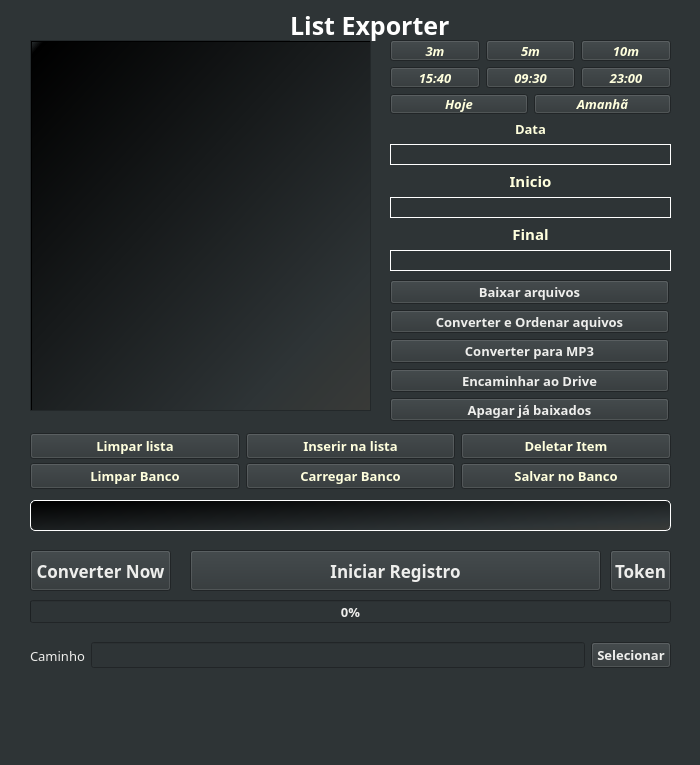
<?xml version="1.0" encoding="UTF-8"?>
<ui version="4.0">
 <class>MainWindow</class>
 <widget class="QMainWindow" name="MainWindow">
  <property name="geometry">
   <rect>
    <x>0</x>
    <y>0</y>
    <width>700</width>
    <height>765</height>
   </rect>
  </property>
  <property name="maximumSize">
   <size>
    <width>16777215</width>
    <height>16777215</height>
   </size>
  </property>
  <property name="windowTitle">
   <string>MainWindow</string>
  </property>
  <property name="windowIcon">
   <iconset>
    <normaloff>../../Área de Trabalho/BE_REMASTER/detetive.png</normaloff>../../Área de Trabalho/BE_REMASTER/detetive.png</iconset>
  </property>
  <property name="styleSheet">
   <string notr="true">background-color: rgb(85, 87, 83);
background-color: rgb(46, 52, 54);</string>
  </property>
  <widget class="QWidget" name="centralwidget">
   <widget class="QScrollArea" name="scrollArea">
    <property name="geometry">
     <rect>
      <x>30</x>
      <y>40</y>
      <width>341</width>
      <height>371</height>
     </rect>
    </property>
    <property name="widgetResizable">
     <bool>true</bool>
    </property>
    <widget class="QWidget" name="scrollAreaWidgetContents">
     <property name="geometry">
      <rect>
       <x>0</x>
       <y>0</y>
       <width>339</width>
       <height>369</height>
      </rect>
     </property>
     <widget class="QListWidget" name="listWidget">
      <property name="geometry">
       <rect>
        <x>0</x>
        <y>0</y>
        <width>341</width>
        <height>371</height>
       </rect>
      </property>
      <property name="font">
       <font>
        <family>Gargi</family>
        <pointsize>10</pointsize>
        <weight>75</weight>
        <italic>true</italic>
        <bold>true</bold>
       </font>
      </property>
      <property name="styleSheet">
       <string notr="true">background-color: qlineargradient(spread:pad, x1:1, y1:1, x2:0, y2:0, stop:0 rgba(57, 58, 55, 255), stop:0.184211 rgba(46, 52, 54, 255), stop:0.98 rgba(0, 0, 0, 255), stop:1 rgba(0, 0, 0, 0));
color: rgb(255, 255, 221);
</string>
      </property>
     </widget>
    </widget>
   </widget>
   <widget class="QWidget" name="horizontalLayoutWidget_2">
    <property name="geometry">
     <rect>
      <x>30</x>
      <y>430</y>
      <width>641</width>
      <height>32</height>
     </rect>
    </property>
    <property name="font">
     <font>
      <family>Chilanka</family>
      <pointsize>10</pointsize>
      <weight>75</weight>
      <italic>false</italic>
      <bold>true</bold>
     </font>
    </property>
    <property name="styleSheet">
     <string notr="true">color: rgb(255, 255, 221);</string>
    </property>
    <layout class="QHBoxLayout" name="horizontalLayout_2">
     <item>
      <widget class="QPushButton" name="btnClean">
       <property name="font">
        <font>
         <family>Chilanka</family>
         <pointsize>10</pointsize>
         <weight>75</weight>
         <italic>false</italic>
         <bold>true</bold>
        </font>
       </property>
       <property name="styleSheet">
        <string notr="true">color: rgb(255, 255, 221);</string>
       </property>
       <property name="text">
        <string>Limpar lista</string>
       </property>
      </widget>
     </item>
     <item>
      <widget class="QPushButton" name="btnInsertList">
       <property name="font">
        <font>
         <family>Chilanka</family>
         <pointsize>10</pointsize>
         <weight>75</weight>
         <italic>false</italic>
         <bold>true</bold>
        </font>
       </property>
       <property name="styleSheet">
        <string notr="true">color: rgb(255, 255, 221);</string>
       </property>
       <property name="text">
        <string>Inserir na lista</string>
       </property>
      </widget>
     </item>
     <item>
      <widget class="QPushButton" name="btnIDelList">
       <property name="font">
        <font>
         <family>Chilanka</family>
         <pointsize>10</pointsize>
         <weight>75</weight>
         <italic>false</italic>
         <bold>true</bold>
        </font>
       </property>
       <property name="styleSheet">
        <string notr="true">color: rgb(255, 255, 221);</string>
       </property>
       <property name="text">
        <string>Deletar Item</string>
       </property>
      </widget>
     </item>
    </layout>
   </widget>
   <widget class="QLabel" name="label_7">
    <property name="geometry">
     <rect>
      <x>290</x>
      <y>10</y>
      <width>161</width>
      <height>31</height>
     </rect>
    </property>
    <property name="font">
     <font>
      <family>Chilanka</family>
      <pointsize>19</pointsize>
      <weight>75</weight>
      <italic>false</italic>
      <bold>true</bold>
     </font>
    </property>
    <property name="styleSheet">
     <string notr="true">color: rgb(255, 255, 255);</string>
    </property>
    <property name="text">
     <string>List Exporter</string>
    </property>
   </widget>
   <widget class="QWidget" name="horizontalLayoutWidget_4">
    <property name="geometry">
     <rect>
      <x>30</x>
      <y>460</y>
      <width>641</width>
      <height>32</height>
     </rect>
    </property>
    <property name="font">
     <font>
      <family>Chilanka</family>
      <pointsize>10</pointsize>
      <weight>75</weight>
      <italic>false</italic>
      <bold>true</bold>
     </font>
    </property>
    <property name="styleSheet">
     <string notr="true">color: rgb(255, 255, 221);</string>
    </property>
    <layout class="QHBoxLayout" name="horizontalLayout_4">
     <item>
      <widget class="QPushButton" name="btnClearBank">
       <property name="font">
        <font>
         <family>Chilanka</family>
         <pointsize>10</pointsize>
         <weight>75</weight>
         <italic>false</italic>
         <bold>true</bold>
        </font>
       </property>
       <property name="styleSheet">
        <string notr="true">color: rgb(255, 255, 221);</string>
       </property>
       <property name="text">
        <string>Limpar Banco</string>
       </property>
      </widget>
     </item>
     <item>
      <widget class="QPushButton" name="btnListPush">
       <property name="font">
        <font>
         <family>Chilanka</family>
         <pointsize>10</pointsize>
         <weight>75</weight>
         <italic>false</italic>
         <bold>true</bold>
        </font>
       </property>
       <property name="styleSheet">
        <string notr="true">color: rgb(255, 255, 221);</string>
       </property>
       <property name="text">
        <string>Carregar Banco</string>
       </property>
      </widget>
     </item>
     <item>
      <widget class="QPushButton" name="btnListSave">
       <property name="font">
        <font>
         <family>Chilanka</family>
         <pointsize>10</pointsize>
         <weight>75</weight>
         <italic>false</italic>
         <bold>true</bold>
        </font>
       </property>
       <property name="styleSheet">
        <string notr="true">color: rgb(255, 255, 221);</string>
       </property>
       <property name="text">
        <string>Salvar no Banco</string>
       </property>
      </widget>
     </item>
    </layout>
   </widget>
   <widget class="QWidget" name="verticalLayoutWidget">
    <property name="geometry">
     <rect>
      <x>390</x>
      <y>40</y>
      <width>281</width>
      <height>231</height>
     </rect>
    </property>
    <property name="font">
     <font>
      <family>Chilanka</family>
      <pointsize>10</pointsize>
      <italic>false</italic>
     </font>
    </property>
    <layout class="QVBoxLayout" name="verticalLayout">
     <item>
      <layout class="QHBoxLayout" name="horizontalLayout_6">
       <item>
        <widget class="QPushButton" name="btn3m2">
         <property name="font">
          <font>
           <family>Chilanka</family>
           <pointsize>10</pointsize>
           <weight>75</weight>
           <italic>true</italic>
           <bold>true</bold>
          </font>
         </property>
         <property name="styleSheet">
          <string notr="true">color: rgb(255, 255, 221);</string>
         </property>
         <property name="text">
          <string>3m</string>
         </property>
        </widget>
       </item>
       <item>
        <widget class="QPushButton" name="btn5m2">
         <property name="font">
          <font>
           <family>Chilanka</family>
           <pointsize>10</pointsize>
           <weight>75</weight>
           <italic>true</italic>
           <bold>true</bold>
          </font>
         </property>
         <property name="styleSheet">
          <string notr="true">color: rgb(255, 255, 221);</string>
         </property>
         <property name="text">
          <string>5m</string>
         </property>
        </widget>
       </item>
       <item>
        <widget class="QPushButton" name="btn10m2">
         <property name="font">
          <font>
           <family>Chilanka</family>
           <pointsize>10</pointsize>
           <weight>75</weight>
           <italic>true</italic>
           <bold>true</bold>
          </font>
         </property>
         <property name="styleSheet">
          <string notr="true">color: rgb(255, 255, 221);</string>
         </property>
         <property name="text">
          <string>10m</string>
         </property>
        </widget>
       </item>
      </layout>
     </item>
     <item>
      <layout class="QHBoxLayout" name="horizontalLayout_3">
       <item>
        <widget class="QPushButton" name="btn15402">
         <property name="font">
          <font>
           <family>Chilanka</family>
           <pointsize>10</pointsize>
           <weight>75</weight>
           <italic>true</italic>
           <bold>true</bold>
          </font>
         </property>
         <property name="styleSheet">
          <string notr="true">color: rgb(255, 255, 221);</string>
         </property>
         <property name="text">
          <string>15:40</string>
         </property>
        </widget>
       </item>
       <item>
        <widget class="QPushButton" name="btn90302">
         <property name="font">
          <font>
           <family>Chilanka</family>
           <pointsize>10</pointsize>
           <weight>75</weight>
           <italic>true</italic>
           <bold>true</bold>
          </font>
         </property>
         <property name="styleSheet">
          <string notr="true">color: rgb(255, 255, 221);</string>
         </property>
         <property name="text">
          <string>09:30</string>
         </property>
        </widget>
       </item>
       <item>
        <widget class="QPushButton" name="btn23002">
         <property name="font">
          <font>
           <family>Chilanka</family>
           <pointsize>10</pointsize>
           <weight>75</weight>
           <italic>true</italic>
           <bold>true</bold>
          </font>
         </property>
         <property name="styleSheet">
          <string notr="true">color: rgb(255, 255, 221);</string>
         </property>
         <property name="text">
          <string>23:00</string>
         </property>
        </widget>
       </item>
      </layout>
     </item>
     <item>
      <layout class="QHBoxLayout" name="horizontalLayout">
       <item>
        <widget class="QPushButton" name="bntHoje2">
         <property name="font">
          <font>
           <family>Chilanka</family>
           <pointsize>10</pointsize>
           <weight>75</weight>
           <italic>true</italic>
           <bold>true</bold>
          </font>
         </property>
         <property name="styleSheet">
          <string notr="true">color: rgb(255, 255, 221);</string>
         </property>
         <property name="text">
          <string>Hoje</string>
         </property>
        </widget>
       </item>
       <item>
        <widget class="QPushButton" name="btnAma2">
         <property name="font">
          <font>
           <family>Chilanka</family>
           <pointsize>10</pointsize>
           <weight>75</weight>
           <italic>true</italic>
           <bold>true</bold>
          </font>
         </property>
         <property name="styleSheet">
          <string notr="true">color: rgb(255, 255, 221);</string>
         </property>
         <property name="text">
          <string>Amanhã</string>
         </property>
        </widget>
       </item>
      </layout>
     </item>
     <item>
      <widget class="QLabel" name="label">
       <property name="font">
        <font>
         <family>Chilanka</family>
         <pointsize>10</pointsize>
         <weight>75</weight>
         <italic>false</italic>
         <bold>true</bold>
        </font>
       </property>
       <property name="styleSheet">
        <string notr="true">color: rgb(255, 255, 221);</string>
       </property>
       <property name="text">
        <string>Data</string>
       </property>
       <property name="alignment">
        <set>Qt::AlignCenter</set>
       </property>
      </widget>
     </item>
     <item>
      <widget class="QLineEdit" name="inputData2">
       <property name="font">
        <font>
         <family>Chilanka</family>
         <pointsize>10</pointsize>
         <weight>75</weight>
         <italic>false</italic>
         <bold>true</bold>
        </font>
       </property>
       <property name="styleSheet">
        <string notr="true">color: rgb(255, 255, 221);
border-color: rgb(238, 238, 236);
text-align: center;
border: 1px solid white;</string>
       </property>
       <property name="alignment">
        <set>Qt::AlignCenter</set>
       </property>
      </widget>
     </item>
     <item>
      <widget class="QLabel" name="label_6">
       <property name="font">
        <font>
         <family>Chilanka</family>
         <pointsize>11</pointsize>
         <weight>75</weight>
         <italic>false</italic>
         <bold>true</bold>
        </font>
       </property>
       <property name="styleSheet">
        <string notr="true">color: rgb(255, 255, 221);</string>
       </property>
       <property name="text">
        <string>Inicio</string>
       </property>
       <property name="alignment">
        <set>Qt::AlignCenter</set>
       </property>
      </widget>
     </item>
     <item>
      <widget class="QLineEdit" name="inputInit2">
       <property name="font">
        <font>
         <family>Chilanka</family>
         <pointsize>10</pointsize>
         <weight>75</weight>
         <italic>false</italic>
         <bold>true</bold>
        </font>
       </property>
       <property name="styleSheet">
        <string notr="true">color: rgb(255, 255, 221);
text-align: center;
border: 1px solid white;</string>
       </property>
       <property name="alignment">
        <set>Qt::AlignCenter</set>
       </property>
      </widget>
     </item>
     <item>
      <widget class="QLabel" name="label_2">
       <property name="font">
        <font>
         <family>Chilanka</family>
         <pointsize>11</pointsize>
         <weight>75</weight>
         <italic>false</italic>
         <bold>true</bold>
        </font>
       </property>
       <property name="styleSheet">
        <string notr="true">color: rgb(255, 255, 221);</string>
       </property>
       <property name="text">
        <string>Final</string>
       </property>
       <property name="alignment">
        <set>Qt::AlignCenter</set>
       </property>
      </widget>
     </item>
     <item>
      <widget class="QLineEdit" name="inputF2">
       <property name="font">
        <font>
         <family>Chilanka</family>
         <pointsize>10</pointsize>
         <weight>75</weight>
         <italic>false</italic>
         <bold>true</bold>
        </font>
       </property>
       <property name="styleSheet">
        <string notr="true">color: rgb(255, 255, 221);
text-align: center;
border: 1px solid white;</string>
       </property>
       <property name="alignment">
        <set>Qt::AlignCenter</set>
       </property>
      </widget>
     </item>
    </layout>
   </widget>
   <widget class="QLabel" name="labelSaida">
    <property name="geometry">
     <rect>
      <x>30</x>
      <y>500</y>
      <width>641</width>
      <height>31</height>
     </rect>
    </property>
    <property name="font">
     <font>
      <family>Chilanka</family>
      <pointsize>13</pointsize>
      <weight>75</weight>
      <italic>false</italic>
      <bold>true</bold>
     </font>
    </property>
    <property name="cursor">
     <cursorShape>ArrowCursor</cursorShape>
    </property>
    <property name="focusPolicy">
     <enum>Qt::StrongFocus</enum>
    </property>
    <property name="autoFillBackground">
     <bool>false</bool>
    </property>
    <property name="styleSheet">
     <string notr="true">border: 1px solid white;
border-radius: 5px;
color: rgb(115, 210, 22);
background-color: qlineargradient(spread:pad, x1:1, y1:1, x2:0, y2:0, stop:0 rgba(57, 58, 55, 255), stop:0.184211 rgba(46, 52, 54, 255), stop:0.98 rgba(0, 0, 0, 255), stop:1 rgba(0, 0, 0, 0));</string>
    </property>
    <property name="text">
     <string/>
    </property>
    <property name="alignment">
     <set>Qt::AlignCenter</set>
    </property>
   </widget>
   <widget class="QProgressBar" name="progressBar">
    <property name="geometry">
     <rect>
      <x>30</x>
      <y>600</y>
      <width>641</width>
      <height>23</height>
     </rect>
    </property>
    <property name="font">
     <font>
      <family>Chilanka</family>
      <pointsize>10</pointsize>
      <weight>75</weight>
      <italic>false</italic>
      <bold>true</bold>
     </font>
    </property>
    <property name="styleSheet">
     <string notr="true">color: rgb(238, 238, 236);</string>
    </property>
    <property name="value">
     <number>0</number>
    </property>
   </widget>
   <widget class="QWidget" name="horizontalLayoutWidget_7">
    <property name="geometry">
     <rect>
      <x>30</x>
      <y>640</y>
      <width>641</width>
      <height>31</height>
     </rect>
    </property>
    <property name="font">
     <font>
      <family>Chilanka</family>
      <pointsize>10</pointsize>
      <italic>false</italic>
     </font>
    </property>
    <property name="styleSheet">
     <string notr="true">color: rgb(238, 238, 236);</string>
    </property>
    <layout class="QHBoxLayout" name="horizontalLayout_7">
     <item>
      <widget class="QLabel" name="label_8">
       <property name="font">
        <font>
         <family>Chilanka</family>
         <pointsize>10</pointsize>
         <italic>false</italic>
        </font>
       </property>
       <property name="styleSheet">
        <string notr="true">color: rgb(238, 238, 236);</string>
       </property>
       <property name="text">
        <string>Caminho</string>
       </property>
      </widget>
     </item>
     <item>
      <widget class="QLineEdit" name="inputCaminho">
       <property name="font">
        <font>
         <family>Chilanka</family>
         <pointsize>10</pointsize>
         <italic>false</italic>
        </font>
       </property>
       <property name="styleSheet">
        <string notr="true">color: rgb(238, 238, 236);</string>
       </property>
      </widget>
     </item>
     <item>
      <widget class="QPushButton" name="btnSeleciona">
       <property name="font">
        <font>
         <family>Chilanka</family>
         <pointsize>10</pointsize>
         <weight>75</weight>
         <italic>false</italic>
         <bold>true</bold>
        </font>
       </property>
       <property name="styleSheet">
        <string notr="true">color: rgb(238, 238, 236);</string>
       </property>
       <property name="text">
        <string>Selecionar</string>
       </property>
      </widget>
     </item>
    </layout>
   </widget>
   <widget class="QWidget" name="verticalLayoutWidget_2">
    <property name="geometry">
     <rect>
      <x>390</x>
      <y>280</y>
      <width>279</width>
      <height>141</height>
     </rect>
    </property>
    <property name="font">
     <font>
      <family>Chilanka</family>
      <pointsize>10</pointsize>
      <weight>75</weight>
      <bold>true</bold>
     </font>
    </property>
    <property name="styleSheet">
     <string notr="true">color: rgb(238, 238, 236);</string>
    </property>
    <layout class="QVBoxLayout" name="verticalLayout_2">
     <item>
      <widget class="QPushButton" name="btnDownload">
       <property name="font">
        <font>
         <family>Chilanka</family>
         <pointsize>10</pointsize>
         <weight>75</weight>
         <bold>true</bold>
        </font>
       </property>
       <property name="styleSheet">
        <string notr="true">color: rgb(238, 238, 236);</string>
       </property>
       <property name="text">
        <string>Baixar arquivos</string>
       </property>
      </widget>
     </item>
     <item>
      <widget class="QPushButton" name="btnOrdenar">
       <property name="font">
        <font>
         <family>Chilanka</family>
         <pointsize>10</pointsize>
         <weight>75</weight>
         <bold>true</bold>
        </font>
       </property>
       <property name="styleSheet">
        <string notr="true">color: rgb(238, 238, 236);</string>
       </property>
       <property name="text">
        <string>Converter e Ordenar aquivos</string>
       </property>
      </widget>
     </item>
     <item>
      <widget class="QPushButton" name="btn_convmp3">
       <property name="font">
        <font>
         <family>Chilanka</family>
         <pointsize>10</pointsize>
         <weight>75</weight>
         <bold>true</bold>
        </font>
       </property>
       <property name="styleSheet">
        <string notr="true">color: rgb(238, 238, 236);</string>
       </property>
       <property name="text">
        <string>Converter para MP3</string>
       </property>
      </widget>
     </item>
     <item>
      <widget class="QPushButton" name="btnToDrive">
       <property name="font">
        <font>
         <family>Chilanka</family>
         <pointsize>10</pointsize>
         <weight>75</weight>
         <bold>true</bold>
        </font>
       </property>
       <property name="styleSheet">
        <string notr="true">color: rgb(238, 238, 236);</string>
       </property>
       <property name="text">
        <string>Encaminhar ao Drive</string>
       </property>
      </widget>
     </item>
     <item>
      <widget class="QPushButton" name="btnClearBe">
       <property name="font">
        <font>
         <family>Chilanka</family>
         <pointsize>10</pointsize>
         <weight>75</weight>
         <bold>true</bold>
        </font>
       </property>
       <property name="styleSheet">
        <string notr="true">color: rgb(238, 238, 236);</string>
       </property>
       <property name="text">
        <string>Apagar já baixados</string>
       </property>
      </widget>
     </item>
    </layout>
   </widget>
   <widget class="QPushButton" name="btnInitR">
    <property name="geometry">
     <rect>
      <x>190</x>
      <y>550</y>
      <width>411</width>
      <height>41</height>
     </rect>
    </property>
    <property name="font">
     <font>
      <family>Chilanka</family>
      <pointsize>13</pointsize>
      <weight>75</weight>
      <italic>false</italic>
      <bold>true</bold>
     </font>
    </property>
    <property name="styleSheet">
     <string notr="true">color: rgb(238, 238, 236);</string>
    </property>
    <property name="text">
     <string>Iniciar Registro</string>
    </property>
   </widget>
   <widget class="QPushButton" name="btnconvert">
    <property name="geometry">
     <rect>
      <x>30</x>
      <y>550</y>
      <width>141</width>
      <height>41</height>
     </rect>
    </property>
    <property name="font">
     <font>
      <family>Chilanka</family>
      <pointsize>13</pointsize>
      <weight>75</weight>
      <italic>false</italic>
      <bold>true</bold>
     </font>
    </property>
    <property name="styleSheet">
     <string notr="true">color: rgb(238, 238, 236);</string>
    </property>
    <property name="text">
     <string>Converter Now</string>
    </property>
   </widget>
   <widget class="QPushButton" name="btnRemove">
    <property name="geometry">
     <rect>
      <x>610</x>
      <y>550</y>
      <width>61</width>
      <height>41</height>
     </rect>
    </property>
    <property name="font">
     <font>
      <family>Chilanka</family>
      <pointsize>13</pointsize>
      <weight>75</weight>
      <italic>false</italic>
      <bold>true</bold>
     </font>
    </property>
    <property name="styleSheet">
     <string notr="true">color: rgb(238, 238, 236);</string>
    </property>
    <property name="text">
     <string>Token</string>
    </property>
   </widget>
  </widget>
  <widget class="QStatusBar" name="statusbar"/>
 </widget>
 <resources/>
 <connections/>
</ui>
